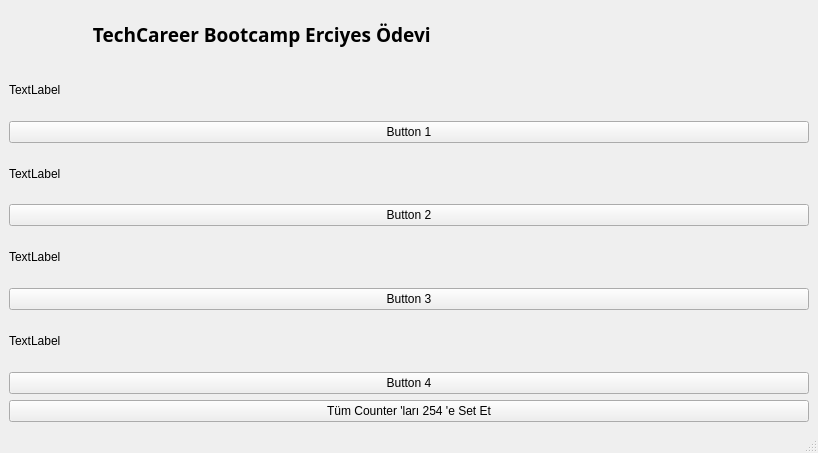
<?xml version="1.0" encoding="UTF-8"?>
<ui version="4.0">
 <class>MainWindow</class>
 <widget class="QMainWindow" name="MainWindow">
  <property name="geometry">
   <rect>
    <x>0</x>
    <y>0</y>
    <width>818</width>
    <height>453</height>
   </rect>
  </property>
  <property name="windowTitle">
   <string>MainWindow</string>
  </property>
  <widget class="QWidget" name="centralwidget">
   <layout class="QVBoxLayout" name="verticalLayout">
    <item>
     <widget class="QLabel" name="label">
      <property name="font">
       <font>
        <family>Unispace</family>
        <pointsize>14</pointsize>
        <bold>true</bold>
       </font>
      </property>
      <property name="mouseTracking">
       <bool>false</bool>
      </property>
      <property name="layoutDirection">
       <enum>Qt::LeftToRight</enum>
      </property>
      <property name="autoFillBackground">
       <bool>false</bool>
      </property>
      <property name="text">
       <string>                 TechCareer Bootcamp Erciyes Ödevi                 </string>
      </property>
      <property name="scaledContents">
       <bool>false</bool>
      </property>
      <property name="margin">
       <number>0</number>
      </property>
     </widget>
    </item>
    <item>
     <widget class="QLabel" name="label1">
      <property name="text">
       <string>TextLabel</string>
      </property>
     </widget>
    </item>
    <item>
     <widget class="QPushButton" name="button1">
      <property name="text">
       <string>Button 1</string>
      </property>
     </widget>
    </item>
    <item>
     <widget class="QLabel" name="label2">
      <property name="text">
       <string>TextLabel</string>
      </property>
     </widget>
    </item>
    <item>
     <widget class="QPushButton" name="button2">
      <property name="text">
       <string>Button 2</string>
      </property>
     </widget>
    </item>
    <item>
     <widget class="QLabel" name="label3">
      <property name="text">
       <string>TextLabel</string>
      </property>
     </widget>
    </item>
    <item>
     <widget class="QPushButton" name="button3">
      <property name="text">
       <string>Button 3</string>
      </property>
     </widget>
    </item>
    <item>
     <widget class="QLabel" name="label4">
      <property name="text">
       <string>TextLabel</string>
      </property>
     </widget>
    </item>
    <item>
     <widget class="QPushButton" name="button4">
      <property name="text">
       <string>Button 4</string>
      </property>
     </widget>
    </item>
    <item>
     <widget class="QPushButton" name="pushButton_set">
      <property name="text">
       <string>Tüm Counter 'ları 254 'e Set Et</string>
      </property>
     </widget>
    </item>
   </layout>
  </widget>
  <widget class="QMenuBar" name="menubar">
   <property name="geometry">
    <rect>
     <x>0</x>
     <y>0</y>
     <width>818</width>
     <height>21</height>
    </rect>
   </property>
  </widget>
  <widget class="QStatusBar" name="statusbar"/>
 </widget>
 <resources/>
 <connections/>
</ui>
